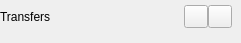
        <widget class="QWidget" name="pTransfers">
         <widget class="QWidget" name="wLogoHeader" native="true">
          <property name="geometry">
           <rect>
            <x>0</x>
            <y>0</y>
            <width>232</width>
            <height>34</height>
           </rect>
          </property>
          <layout class="QHBoxLayout" name="horizontalLayout_2">
           <property name="spacing">
            <number>0</number>
           </property>
           <property name="leftMargin">
            <number>0</number>
           </property>
           <property name="topMargin">
            <number>0</number>
           </property>
           <property name="rightMargin">
            <number>0</number>
           </property>
           <property name="bottomMargin">
            <number>0</number>
           </property>
           <item>
            <widget class="QLabel" name="lTransfers">
             <property name="text">
              <string>Transfers</string>
             </property>
            </widget>
           </item>
           <item>
            <spacer name="horizontalSpacer">
             <property name="orientation">
              <enum>Qt::Horizontal</enum>
             </property>
             <property name="sizeHint" stdset="0">
              <size>
               <width>40</width>
               <height>20</height>
              </size>
             </property>
            </spacer>
           </item>
           <item>
            <widget class="QToolButton" name="bPause"/>
           </item>
           <item>
            <widget class="QToolButton" name="bSearch">
             <property name="icon">
              <iconset resource="../Resources_macx.qrc">
               <normaloff>:/images/ico_search.png</normaloff>:/images/ico_search.png</iconset>
             </property>
            </widget>
           </item>
          </layout>
         </widget>
        </widget>
